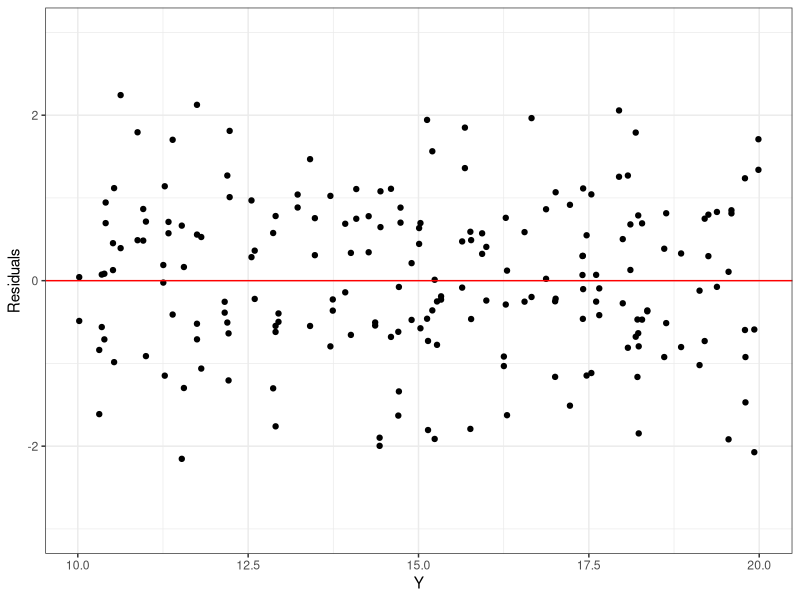
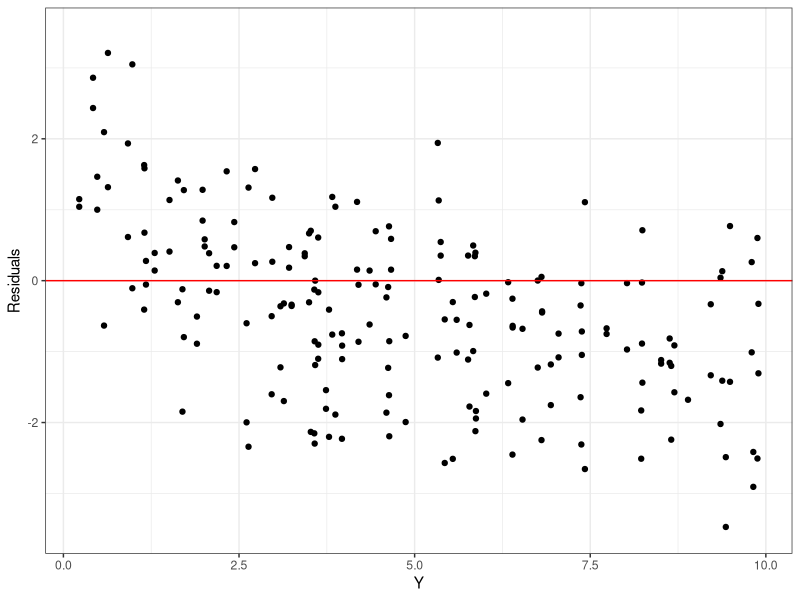

Source code (R) for these figures, in order:
## ---- chunk 1
knitr::opts_chunk$set(echo = FALSE)
## ---- chunk 2
library(ggplot2)
Residuals <- rnorm(200)
Y <- runif(100, 10, 20)
foo <- data.frame(Y, Residuals)
ggplot(data = foo, aes(Y, Residuals)) + geom_point() + geom_hline(aes(yintercept = 0), colour = "red") + ylim(-3, 3) + theme_bw()

## ---- chunk 3
library(ggplot2)
Y <- runif(100, 0.01, 10)
Residuals <- 1 - log(Y) + rnorm(200)
bar <- data.frame(Y, Residuals)
ggplot(data = bar, aes(Y, Residuals)) + geom_point() + geom_hline(aes(yintercept = 0), colour = "red") + ylim(-3.5, 3.5) + theme_bw()

